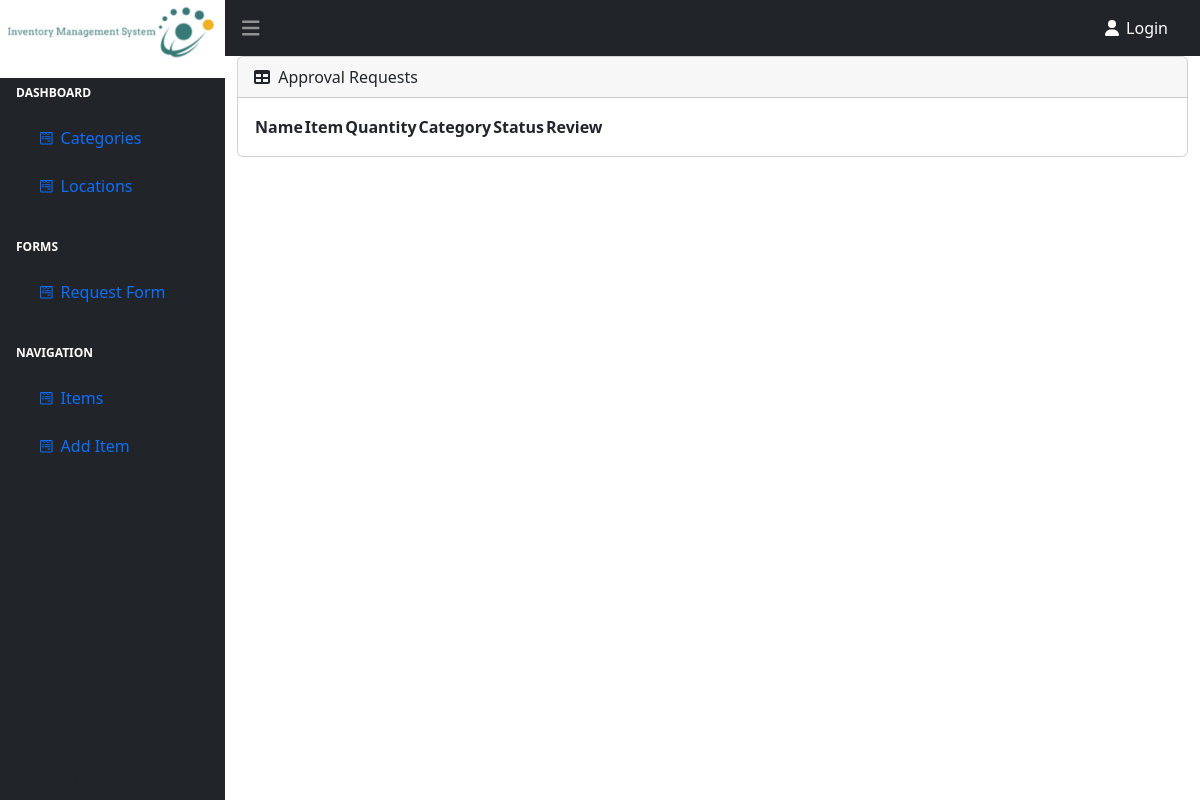
The app's page /review_request/, older data.
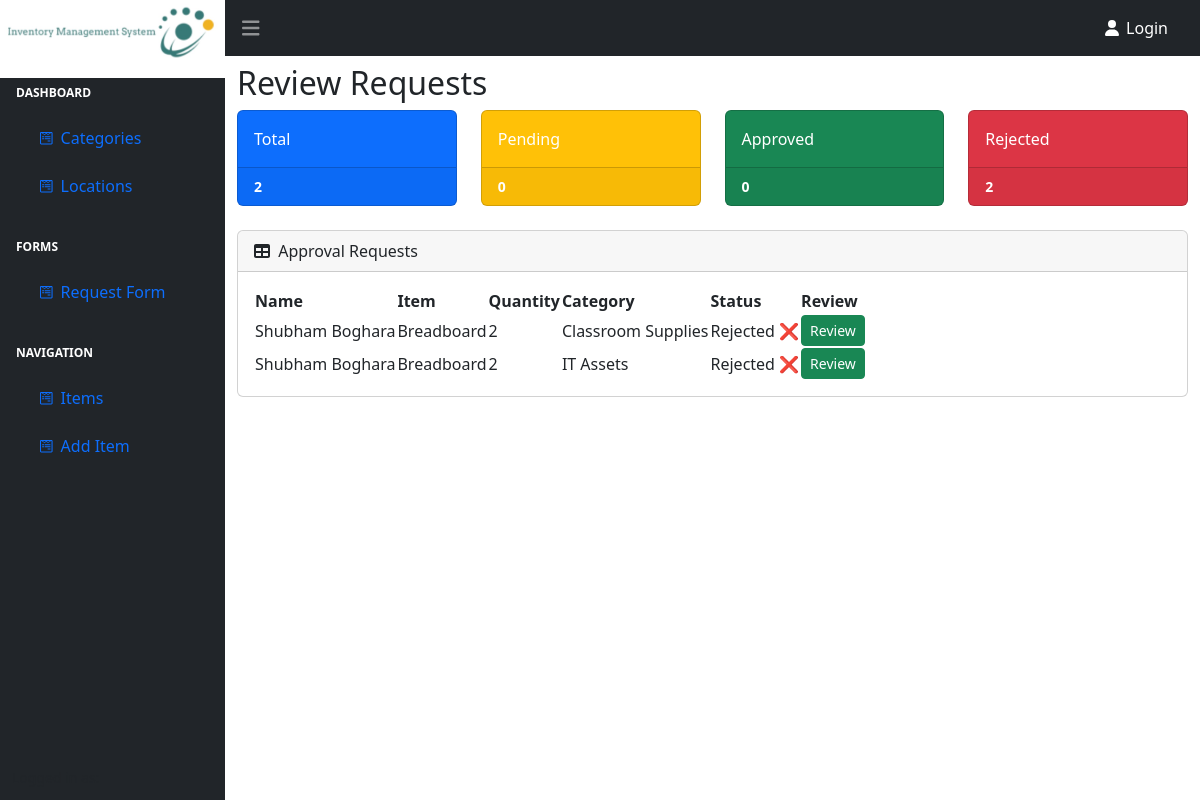
The same page, newer data.
### basic/models.py (models this page shows, shortened)
class Request(models.Model):
    name = models.CharField(max_length=200)
    itemname = models.CharField(max_length=200)
    description = models.CharField(max_length=200)
    quantity = models.PositiveIntegerField()
    category = models.ForeignKey(Category, on_delete=models.CASCADE)
    approved = models.BooleanField(default=False)
    rejected = models.BooleanField(default=False)

class Category(models.Model):
    name = models.CharField(max_length=100)
    description = models.TextField()
    def __str__(self):
        return self.name

### basic/views.py (the view)
# urls.py: path('review_request/',review_request, name = "review_request"),
def review_request(request):
    queryset = Request.objects.all()
    total = queryset.count()
    app = Request.objects.filter(approved=True).count()
    rej = Request.objects.filter(rejected=True).count()
    pending = total - app - rej
    context = {
        "queryset": queryset,
        "total": total,
        "approved": app,
        "rejected": rej,
        "pending": pending,
    }
    return render(request, "basic/review-requests.html", context)

### basic/templates/basic/review-requests.html (shortened to what this page needs)
{% extends 'basic/base1.html' %}
{% block start %}
{% if queryset %}
<h2 class="mt-2">Review Requests</h2>
<div class="row">
    <div class="col-xl-3 col-md-6">
        <div class="card bg-primary text-white mb-4">
            <div class="card-body">Total</div>
            <div class="card-footer d-flex align-items-center justify-content-between">
                <div class="small text-white fw-bold">{{total}}</div>
            </div>
        </div>
    </div>
    <div class="col-xl-3 col-md-6">
        <div class="card bg-warning text-white mb-4">
            <div class="card-body">Pending</div>
            <div class="card-footer d-flex align-items-center justify-content-between">
                <div class="small text-white fw-bold">{{pending}}</div>
            </div>
        </div>
    </div>
    <div class="col-xl-3 col-md-6">
        <div class="card bg-success text-white mb-4">
            <div class="card-body">Approved</div>
            <div class="card-footer d-flex align-items-center justify-content-between">
                <div class="small text-white fw-bold">{{approved}}</div>
            </div>
        </div>
    </div>
    <div class="col-xl-3 col-md-6">
        <div class="card bg-danger text-white mb-4">
            <div class="card-body">Rejected</div>
            <div class="card-footer d-flex align-items-center justify-content-between">
                <div class="small text-white fw-bold">{{rejected}}</div>
            </div>
        </div>
    </div>
</div>
{% endif %}
<div class="card mb-4">
    <div class="card-header">
        <i class="fas fa-table me-1"></i>
        Approval Requests
    </div>
    <div class="card-body">
        <table id="datatablesSimple" class="" scrollY>
            <thead>
                <tr>
                    <th>Name</th>
                    <th>Item</th>
                    <th>Quantity</th>
                    <th>Category</th>
                    <th>Status</th>
                    <th>Review</th>
                </tr>
            </thead>
            <tbody>
                {% for query in queryset %}
                <tr>
                    <td>{{ query.name}}</td>
                    <td>{{ query.itemname }}</td>
                    <td>
                        {{ query.quantity}}
                    </td>
                    <td>{{ query.category }}</td>
                    <td>
                        {% if query.approved %}
                        Approved ✅
                        {% elif query.rejected %}
                        Rejected ❌
                        {% else %}
                        Pending ❗
                        {% endif %}
                    </td>
                    <td>
                        <a href="/review-form/{{ query.id }}" class="btn btn-success btn-sm">Review</a>
                    </td>
                </tr>
                {% endfor %}
            </tbody>
        </table>
    </div>
</div>
{% endblock %}

### basic/templates/basic/base1.html (shortened to what this page needs)
{% load static %}
{% load qr_code %}
<!DOCTYPE html>
<html lang="en">
  <head>
    <link
      href="https://cdn.jsdelivr.net/npm/simple-datatables@7.1.2/dist/style.min.css"
      rel="stylesheet"
    />
    <link
      href="https://cdn.jsdelivr.net/npm/bootstrap@5.0.2/dist/css/bootstrap.min.css"
      rel="stylesheet"
    />
    <link href="{% static 'css/styles.css' %}" rel="stylesheet" />
  </head>
  <body class="sb-nav-fixed">
    <nav class="sb-topnav navbar navbar-expand navbar-dark bg-dark scroll-grey">
      <a class="navbar-brand pt-2 text-md-center" href="/">
        <img
          src="{% static 'assets/img/invent.jpg' %}"
          alt=""
          class="img-fluid"
        />
      </a>
      <button
        class="btn btn-link btn-lg order-1 order-lg-0 me-lg-0"
        id="sidebarToggle"
        href="#!"
      >
        <i class="fas fa-bars"></i>
      </button>
      {% if user.is_authenticated %}
      <ul class="navbar-nav bg-dark ms-auto me-3 me-lg-4">
        <li class="nav-item dropdown">
          <a
            class="nav-link bg-dark dropdown-toggle"
            id="navbarDropdown"
            href="#"
            role="button"
            data-bs-toggle="dropdown"
            aria-expanded="false"
          >
            <i class="fas fa-user fa-fw"></i>
            <span class="d-none d-lg-inline">{{ request.user.username }}</span>
            <span class="d-lg-none"
              >{{ request.user.username | truncatechars:12 }}</span
            >
          </a>
          <ul
            class="dropdown-menu dropdown-menu-end"
            aria-labelledby="navbarDropdown"
          >
            <li><a class="dropdown-item" href="/logout">Logout</a></li>
          </ul>
        </li>
      </ul>
      {% else %}
      <ul class="navbar-nav ms-auto me-3 me-lg-4">
        <li class="nav-item dropdown">
          <a
            class="nav-link text-white"
            href="/login"
            id="navbarDropdown"
            href=""
            role="button"
            aria-expanded="false"
          >
            <i class="fas fa-user fa-fw"></i>
            <span class="d-none d-lg-inline">Login</span>
          </a>
        </li>
      </ul>
      {% endif %}
    </nav>
    <div id="layoutSidenav">
      <div id="layoutSidenav_nav">
        <nav class="sb-sidenav accordion bg-dark" id="sidenavAccordion">
          <div class="sb-sidenav-menu">
            <div class="nav">
              <div class="sb-sidenav-menu-heading text-white">Dashboard</div>
              <div
                class="collapse show"
                id="collapseLayouts"
                aria-labelledby="headingOne"
                data-bs-parent="#sidenavAccordion"
              >
                <nav class="sb-sidenav-menu-nested nav">
                  <a class="nav-link" href="{% url "categories" %}">
                    <div class="sb-nav-link-icon">
                      <i class="fa-brands fa-wpforms"></i>
                    </div>
                    Categories
                  </a>
                </nav>
              </div>
              <div
                class="collapse show"
                id="collapseLayouts"
                aria-labelledby="headingOne"
                data-bs-parent="#sidenavAccordion"
              >
                <nav class="sb-sidenav-menu-nested nav">
                  <a class="nav-link" href="{% url "locations" %}">
                    <div class="sb-nav-link-icon">
                      <i class="fa-brands fa-wpforms"></i>
                    </div>
                    Locations
                  </a>
                </nav>
              </div>
                            <div class="sb-sidenav-menu-heading text-white">FORMS</div>
              <div
                class="collapse show"
                id="collapseLayouts"
                aria-labelledby="headingOne"
                data-bs-parent="#sidenavAccordion"
              >
                <nav class="sb-sidenav-menu-nested nav">
                  <a class="nav-link" href="{% url 'request_form' %}">
                    <div class="sb-nav-link-icon">
                      <i class="fa-brands fa-wpforms"></i>
                    </div>
                    Request Form
                  </a>
                </nav>
              </div>
              <div class="sb-sidenav-menu-heading text-white">NAVIGATION</div>
              <div
                class="collapse show"
                id="collapseLayouts"
                aria-labelledby="headingOne"
                data-bs-parent="#sidenavAccordion"
              >
                <nav class="sb-sidenav-menu-nested nav">
                  <a class="nav-link" href="{% url 'items' %}">
                    <div class="sb-nav-link-icon">
                      <i class="fa-brands fa-wpforms"></i>
                    </div>
                    Items
                  </a>
                </nav>
              </div>
              <div
                class="collapse show"
                id="collapseLayouts"
                aria-labelledby="headingOne"
                data-bs-parent="#sidenavAccordion"
              >
                <nav class="sb-sidenav-menu-nested nav">
                  <a class="nav-link" href="{% url 'add_item' %}">
                    <div class="sb-nav-link-icon">
                      <i class="fa-brands fa-wpforms"></i>
                    </div>
                    Add Item
                  </a>
                </nav>
              </div>
            </div>
          </div>
          <div class="sb-sidenav-footer">
            <div class="small">Logged in as:</div>
          </div>
        </nav>
      </div>
      <div id="layoutSidenav_content">
        <main>
          <div class="container">
            {% block start %}{% endblock %}
          </div>
        </main>
      </div>
    </div>
  </body>
</html>

Row changes from the older to the newer data that the page shows:
added Request: name "Shubham Boghara", itemname "Breadboard", quantity "2", category "Classroom Supplies", approved "Rejected ❌"
added Request: name "Shubham Boghara", itemname "Breadboard", quantity "2", category "IT Assets", approved "Rejected ❌"
Text that changed along with them:
{{ total }}: (not shown) → "2"
{{ pending }}: (not shown) → "0"
{{ approved }}: (not shown) → "0"
{{ rejected }}: (not shown) → "2"
text now shown: "Review Requests Total Pending Approved Rejected"
